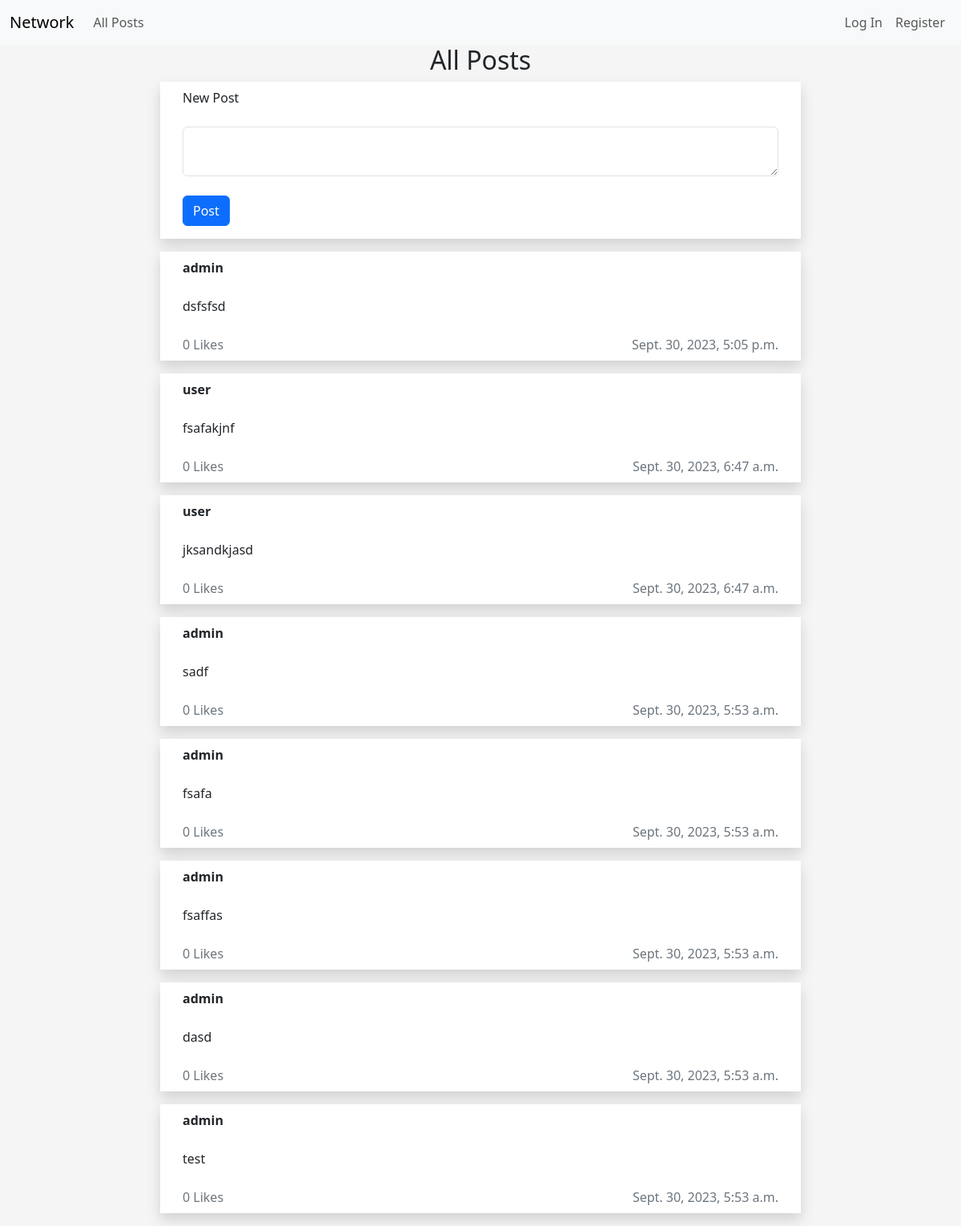
The page / on the database its author committed.
### network/models.py (models this page shows, shortened)
class Post(models.Model):
    user = models.ForeignKey(User, on_delete=models.CASCADE)
    content = models.TextField()
    timestamp = models.DateTimeField(auto_now_add=True)
    likes = models.PositiveBigIntegerField(default=0)

class User(AbstractUser):
    pass

### network/views.py (the view)
# urls.py: path("", views.index, name="index"),
def index(request):
    posts = Post.objects.all()
    return render(request, "network/index.html",{
        "posts": posts
    })

### network/templates/network/index.html (shortened to what this page needs)
{% extends "network/layout.html" %}
{% block body %}
<h2>All Posts</h2>
<div class="row">
    <div class="card rounded-0 border-0 shadow mb-3 mx-auto" style="max-width: 50rem;">
        <div class="card-header bg-transparent border-0">
        New Post
        </div>
        <div class="card-body">
        <form action="{% url 'post' %}" method="post">
            <textarea class="form-control" autofocus="true" name="content" id="content" maxlength="400"></textarea><br>
            <input class="btn btn-primary" type="submit" value="Post">
        </form>
        </div>
    </div>
</div>
   {% for post in posts reversed %}
   <div class="row mb-3">
        <div class="card rounded-0 border-0 shadow mx-auto" style="max-width: 50rem;">
            <div class="card-header bg-transparent border-0">
                <strong>{{ post.user }}</strong>
            </div>
            <div class="card-body text-dark">
                {{ post.content }}
            </div>
            <div class="card-footer bg-transparent text-secondary border-0 d-flex justify-content-between">
                <div>
                <span> {{ post.likes }} Likes</span>
                </div>
                <div>
                <span> {{ post.timestamp }}</span>
                </div>
            </div>
        </div>
    </div>
    {% endfor %}
{% endblock %}

### network/static/network/styles.css (style rules this page uses)
h2 { text-align: center; }
body { background-color: #f5f5f5; }

### rows shown on the page
Post: user "admin", content "dsfsfsd", likes "0", timestamp "Sept. 30, 2023, 5:05 p.m."
Post: user "user", content "fsafakjnf", likes "0", timestamp "Sept. 30, 2023, 6:47 a.m."
Post: user "user", content "jksandkjasd", likes "0", timestamp "Sept. 30, 2023, 6:47 a.m."
Post: user "admin", content "sadf", likes "0", timestamp "Sept. 30, 2023, 5:53 a.m."
Post: user "admin", content "fsafa", likes "0", timestamp "Sept. 30, 2023, 5:53 a.m."
Post: user "admin", content "fsaffas", likes "0", timestamp "Sept. 30, 2023, 5:53 a.m."
Post: user "admin", content "dasd", likes "0", timestamp "Sept. 30, 2023, 5:53 a.m."
Post: user "admin", content "test", likes "0", timestamp "Sept. 30, 2023, 5:53 a.m."
